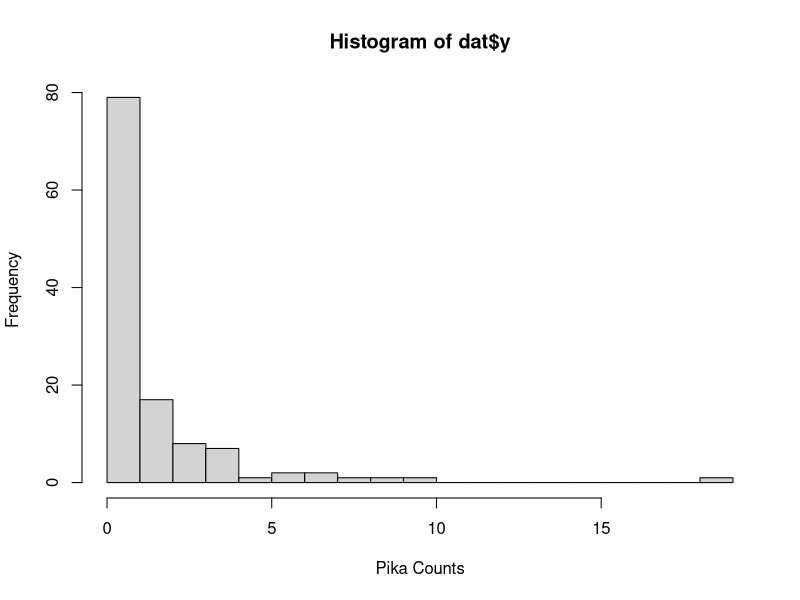
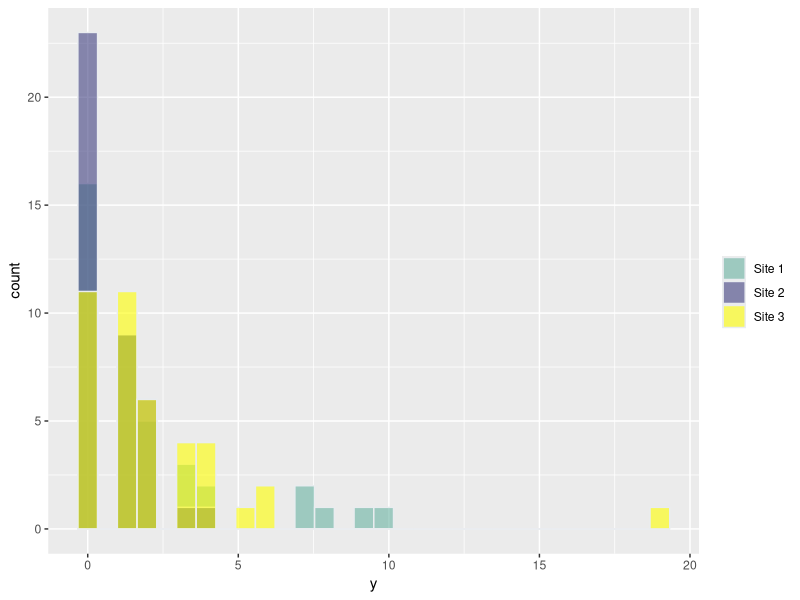
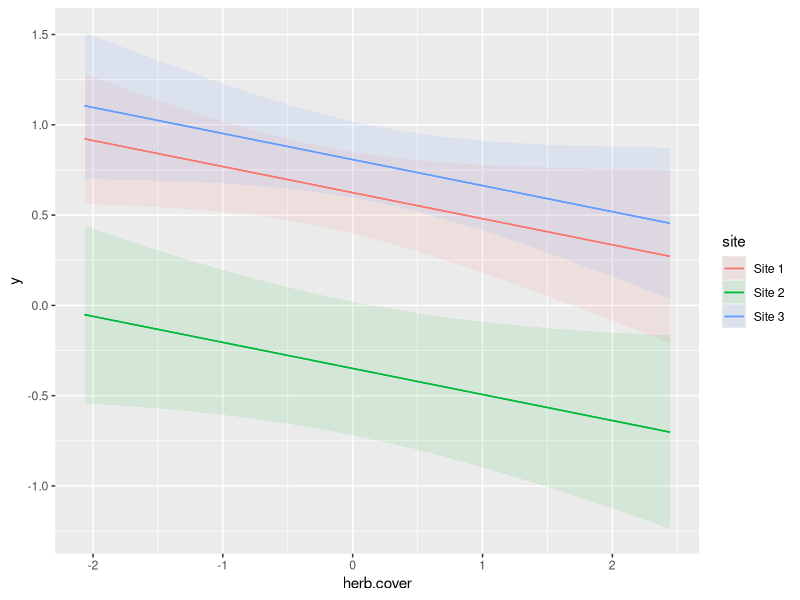
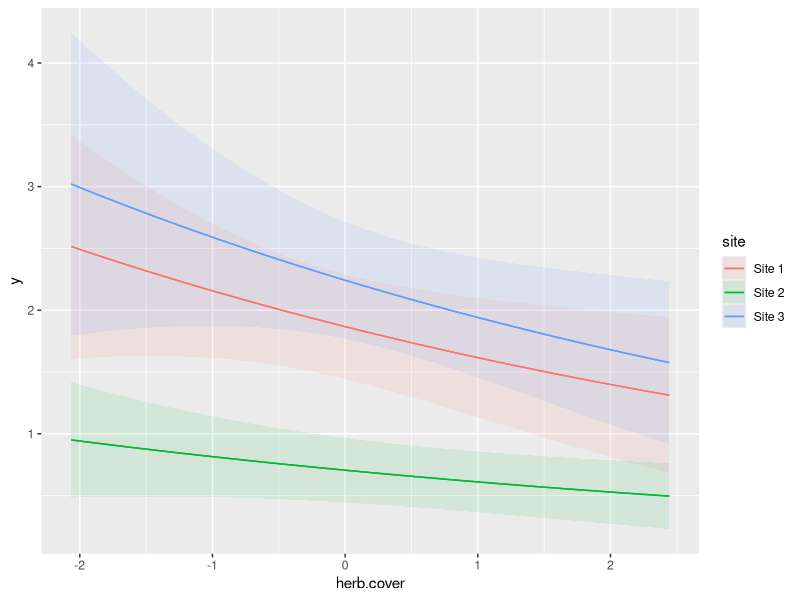
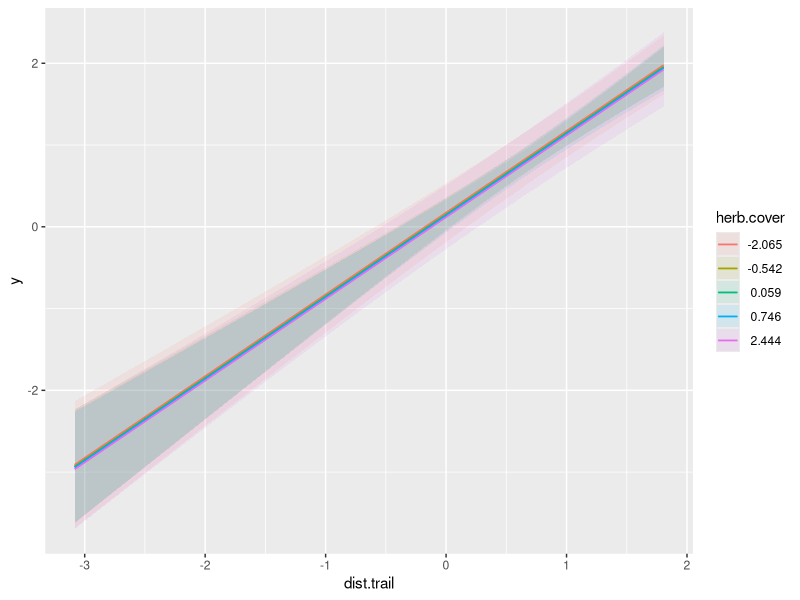
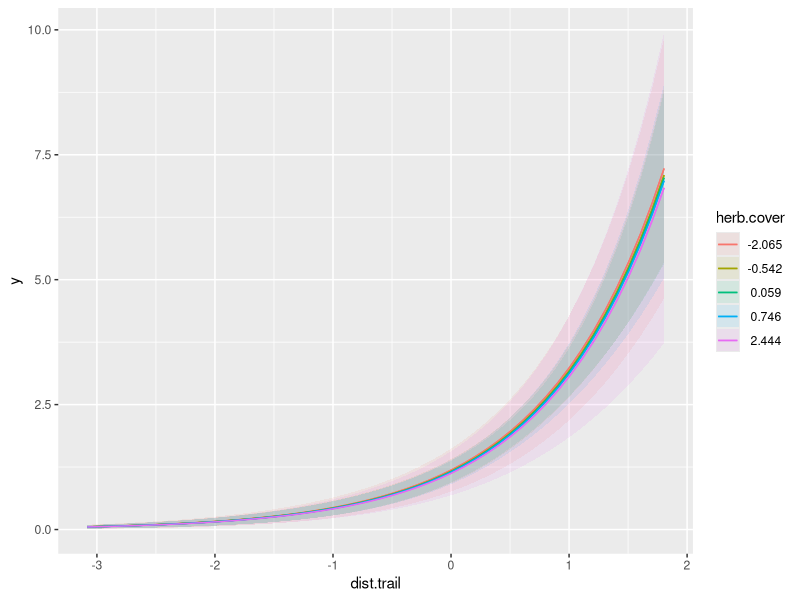
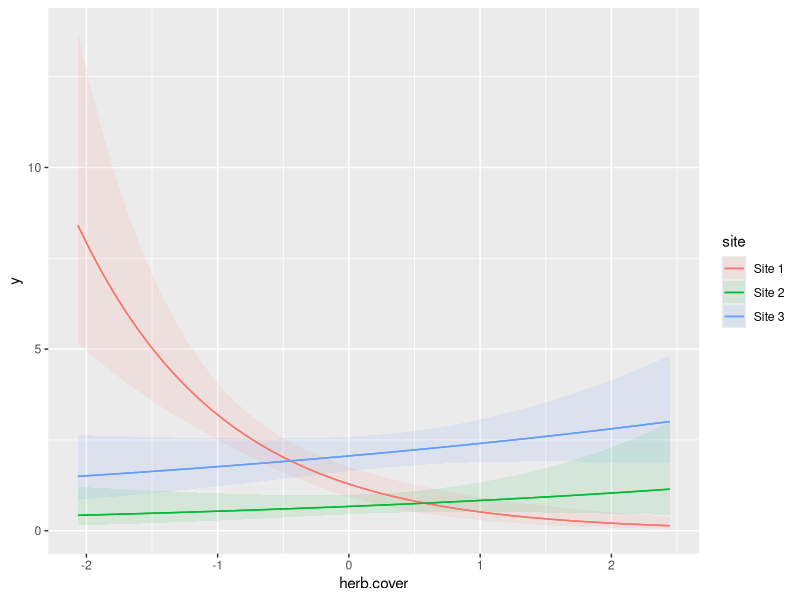
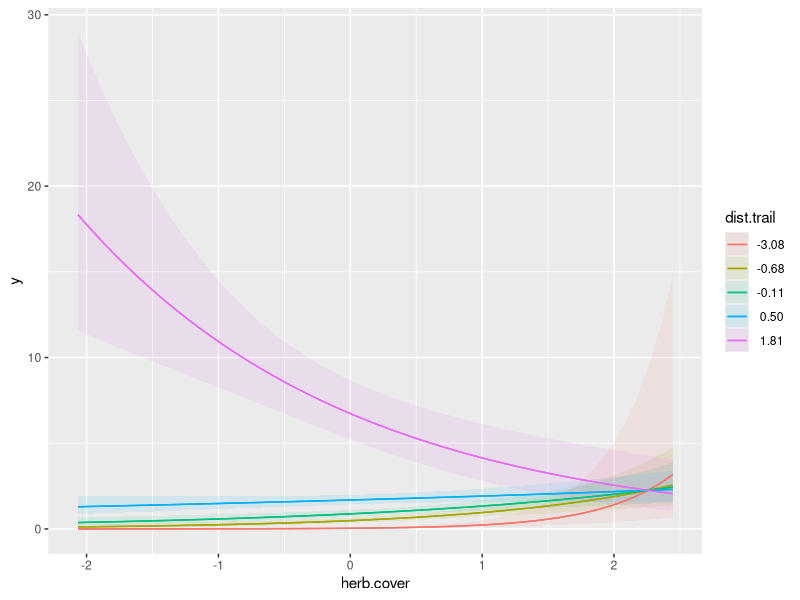

Recreate these plots in R, in order.
## ----eval=TRUE,echo=FALSE-----------------------------------------------------------------------------------------------------------------------
  n=120
  site=as.factor(rep(c("Site 1","Site 2", "Site 3"),n/3))
  set.seed(354)
  herb.cover = rnorm(n, 0, 1)
  dist.trail = rnorm(n, 0, 1)
  beta=c(0,-1,0.5,0.25,1,-0.25)
  X=model.matrix(~site+herb.cover*dist.trail)
  lambda = exp(X%*%beta)
  set.seed(3434)
  y = rpois(n, lambda)
  dat = data.frame(y=y,site=site,herb.cover=herb.cover,dist.trail=dist.trail)
  hist(dat$y,xlab="Pika Counts",breaks=20)  


## ----echo=FALSE, echo=FALSE---------------------------------------------------------------------------------------------------------------------
library(ggplot2)
  ggplot(dat, aes(x=y, fill=site)) +
    geom_histogram( color="#e9ecef", alpha=0.6, position = 'identity') +
    scale_fill_manual(values=c("#69b3a2", "#404080",
                               "yellow")) +
    labs(fill="")


## ----eval=TRUE,echo=TRUE------------------------------------------------------------------------------------------------------------------------
model = glm(y~site,
            data=dat, 
            family = poisson(link = 'log')
            )



## ----eval=TRUE,echo=TRUE------------------------------------------------------------------------------------------------------------------------
summary(model)


## ----eval=TRUE,echo=TRUE------------------------------------------------------------------------------------------------------------------------
model$converged
model$method
model$boundary
model$iter
model$control


## ----echo=TRUE, include=TRUE, eval=TRUE---------------------------------------------------------------------------------------------------------
  #Here is our negative log-likelihood function with three
  #parameters - beta0, beta1, and beta2 (1)
  #inputs = design matrix X
  neg.log.like = function(par,X) {
    
    #linear model of parameters par and design matrix (X)
    lam=par[1]*X[,1]+par[2]*X[,2]+par[3]*X[,3]
    
    #neg log-likelihood
    sum(-dpois(y,lambda = exp(lam),log = TRUE))
  }


## ----echo=TRUE, include=TRUE, eval=TRUE---------------------------------------------------------------------------------------------------------
#Use optim function with initial values and define the lower and upper limits of the possible values
  fit1 <- optim(
    par = c(0,0,0), #start
    X = X,
    fn = neg.log.like,
    method = "L-BFGS-B",
    lower = c(-10, -10, -10),
    upper = c(10, 10, 10)
  )



## ----echo=FALSE, include=TRUE, eval=TRUE--------------------------------------------------------------------------------------------------------
a =rbind(fit1$par,
      coef(model)
      )
rownames(a)=c("glm.fit","ours")
a


## ----eval=TRUE,echo=TRUE------------------------------------------------------------------------------------------------------------------------
dat$site.re = relevel(dat$site,ref="Site 2")
levels(dat$site.re) 


## ----eval=TRUE,echo=TRUE------------------------------------------------------------------------------------------------------------------------
model2 = glm(y~site.re,
             data = dat, 
             family = poisson(link = 'log')
            )
summary(model2)


## ----eval=TRUE,echo=FALSE-----------------------------------------------------------------------------------------------------------------------
a = rbind(coef(model),
          coef(model2)
          )
rownames(a)=c("Model1","Model2")

round(a,digits=4)



## ----eval=TRUE,echo=FALSE-----------------------------------------------------------------------------------------------------------------------
b = rbind(predict(model,type="response")[1:5],
      predict(model2,type="response")[1:5]
      )
rownames(b)=c("Model1","Model2")
round(b,digits=4)


## -----------------------------------------------------------------------------------------------------------------------------------------------
model.matrix(~dat$site)[1:5,]
model.matrix(~dat$site.re)[1:5,]


## ----echo=TRUE, eval=TRUE-----------------------------------------------------------------------------------------------------------------------
  model3=glm(y~site, 
             data = dat, 
             family = poisson(link = 'log'),
             contrasts = list(site = contr.sum)
            )


## ----echo=TRUE, eval=TRUE-----------------------------------------------------------------------------------------------------------------------
coef(model3)


## ----echo=TRUE, eval=TRUE-----------------------------------------------------------------------------------------------------------------------
sum(coef(model3)[-1]*(-1))


## ----echo=TRUE, eval=TRUE-----------------------------------------------------------------------------------------------------------------------
mean.group = aggregate(y, by=list(site=site),FUN=mean)
mean.group


## ----echo=TRUE, eval=TRUE-----------------------------------------------------------------------------------------------------------------------
#Site 1
exp(0.3584266 + 0.2964994)
as.numeric(predict(model3,type="response")[1])


## ----echo=TRUE, eval=TRUE-----------------------------------------------------------------------------------------------------------------------
#Site 2
exp(0.3584266 + -0.7151015 )
as.numeric(predict(model3,type="response")[2])


## ----echo=TRUE, eval=TRUE-----------------------------------------------------------------------------------------------------------------------
#Site 3
exp(0.3584266 + 0.4186021)
as.numeric(predict(model3,type="response")[3])


## ----echo=TRUE, eval=TRUE-----------------------------------------------------------------------------------------------------------------------
  model4=glm(y~0+site, 
             data=dat, 
             family = poisson(link = 'log')
            )

# No shared intercept
head(model.matrix(~0 + site, data = dat), n = 6)



## ----eval=TRUE,echo=FALSE-----------------------------------------------------------------------------------------------------------------------
c =rbind(coef(model),
         coef(model2),
         coef(model3),
         coef(model4)
        )
rownames(c)=c("Model1","Model2","Model3","Model4")
c


## ----eval=TRUE,echo=FALSE-----------------------------------------------------------------------------------------------------------------------
d=rbind(predict(model,type="response")[1:5],
      predict(model2,type="response")[1:5],
      predict(model3,type="response")[1:5],
      predict(model4,type="response")[1:5]
      )
rownames(d)=c("Model1","Model2","Model3","Model4")
d



## ----eval=TRUE,echo=FALSE-----------------------------------------------------------------------------------------------------------------------
d=rbind(model$deviance,
      model2$deviance,
      model3$deviance,
      model4$deviance
      )
rownames(d)=c("Model1","Model2","Model3","Model4")
d



## ----eval=FALSE, echo=TRUE----------------------------------------------------------------------------------------------------------------------
## 
## X = model.matrix(~Independent Variables)
## 
## #all variables in dat (additive)
## X = model.matrix(~., data = dat)
## 
## #all variables in dat (pair-wise interactions)
## X = model.matrix(~.^2, data = dat)
## 
## #all variables in dat (three way- interactions)
## X = model.matrix(~.^3, data = dat)
## 
## model = glm(y~ 0 + X, ...)
## 


## ----echo=FALSE,eval=TRUE-----------------------------------------------------------------------------------------------------------------------
set.seed(54345)
dat$area=rpois(n,dat$y*2)
dat$area[which(dat$area==0)]=2


## ----echo=TRUE,eval=TRUE------------------------------------------------------------------------------------------------------------------------

model.rate1 = glm(y~site+offset(log(area)),
            data=dat, 
            family = poisson(link = 'log')
            )

model.rate2 = glm(y~site,
            offset = log(area),
            data=dat, 
            family = poisson(link = 'log')
            )

coef(model.rate1)
coef(model.rate2)



## ----echo=TRUE,eval=TRUE------------------------------------------------------------------------------------------------------------------------
head(dat)


## ----echo=TRUE,eval=TRUE------------------------------------------------------------------------------------------------------------------------
m1 = glm(y~site+herb.cover,data=dat,family = poisson(link = 'log'))
marginaleffects::plot_predictions(m1, condition=c("herb.cover","site"),type="link")


## ----echo=TRUE,eval=TRUE------------------------------------------------------------------------------------------------------------------------
marginaleffects::plot_predictions(m1, 
                                  condition=c("herb.cover","site"),
                                  type="response")


## ----echo=TRUE,eval=TRUE------------------------------------------------------------------------------------------------------------------------
m2 = glm(y~dist.trail+herb.cover,data=dat,family = poisson(link = 'log'))
marginaleffects::plot_predictions(m2, 
                                  condition=c("dist.trail","herb.cover"),
                                  type="link")


## ----echo=TRUE,eval=TRUE, fig.width=5, fig.height=5---------------------------------------------------------------------------------------------
marginaleffects::plot_predictions(m2, 
                                  condition=c("dist.trail","herb.cover"),
                                  type="response")


## ----echo=TRUE,eval=TRUE, fig.width=10, fig.height=5--------------------------------------------------------------------------------------------
m3 = glm(y~site*herb.cover,data=dat,family = poisson(link = 'log'))
m3 = glm(y~site+herb.cover+site:herb.cover,data=dat,family = poisson(link = 'log'))
head(model.matrix(~site*herb.cover,data=dat))


## ----echo=TRUE,eval=TRUE------------------------------------------------------------------------------------------------------------------------
summary(m3)


## ----echo=TRUE,eval=TRUE, fig.width=10, fig.height=5--------------------------------------------------------------------------------------------
marginaleffects::plot_predictions(m3,condition=c("herb.cover","site"))


## ----echo=TRUE,eval=TRUE------------------------------------------------------------------------------------------------------------------------
m4 = glm(y~herb.cover*dist.trail,data=dat, family = poisson(link = 'log'))
m4 = glm(y~herb.cover+dist.trail+herb.cover:dist.trail,data=dat,family = poisson(link = 'log'))
marginaleffects::plot_predictions(m4, condition=c("herb.cover","dist.trail"))


## ----echo=TRUE,eval=TRUE, fig.width=10, fig.height=5--------------------------------------------------------------------------------------------
m5 = glm(y~poly(dist.trail,2),data=dat,family = poisson(link = 'log'))
m5 = glm(y~dist.trail+I(dist.trail^2),data=dat,family = poisson(link = 'log'))
marginaleffects::plot_predictions(m5,condition=c("dist.trail"),type="link")

## ----echo=TRUE,eval=TRUE, fig.width=10, fig.height=5--------------------------------------------------------------------------------------------
m5 = glm(y~poly(dist.trail,2),data=dat,family = poisson(link = 'log'))
m5 = glm(y~dist.trail+I(dist.trail^2),data=dat,family = poisson(link = 'log'))
marginaleffects::plot_predictions(m5,condition=c("dist.trail"),type="response")
